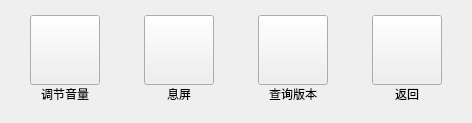
       <widget class="QWidget" name="controlOtherSetPage">
        <layout class="QHBoxLayout" name="horizontalLayout_7">
         <property name="spacing">
          <number>44</number>
         </property>
         <property name="leftMargin">
          <number>30</number>
         </property>
         <property name="topMargin">
          <number>15</number>
         </property>
         <property name="rightMargin">
          <number>30</number>
         </property>
         <property name="bottomMargin">
          <number>20</number>
         </property>
         <item>
          <layout class="QVBoxLayout" name="verticalLayout_19">
           <property name="spacing">
            <number>0</number>
           </property>
           <item>
            <widget class="QPushButton" name="voiceAdjustBtn">
             <property name="minimumSize">
              <size>
               <width>70</width>
               <height>70</height>
              </size>
             </property>
             <property name="maximumSize">
              <size>
               <width>70</width>
               <height>70</height>
              </size>
             </property>
             <property name="text">
              <string/>
             </property>
             <property name="autoRepeatDelay">
              <number>500</number>
             </property>
             <property name="autoRepeatInterval">
              <number>200</number>
             </property>
            </widget>
           </item>
           <item>
            <widget class="QLabel" name="voiceAdjustBtnLabel">
             <property name="maximumSize">
              <size>
               <width>70</width>
               <height>16777215</height>
              </size>
             </property>
             <property name="text">
              <string>调节音量</string>
             </property>
             <property name="alignment">
              <set>Qt::AlignCenter</set>
             </property>
            </widget>
           </item>
          </layout>
         </item>
         <item>
          <layout class="QVBoxLayout" name="verticalLayout_20">
           <property name="spacing">
            <number>0</number>
           </property>
           <item>
            <widget class="QPushButton" name="brightAdjustBtn">
             <property name="minimumSize">
              <size>
               <width>70</width>
               <height>70</height>
              </size>
             </property>
             <property name="maximumSize">
              <size>
               <width>70</width>
               <height>70</height>
              </size>
             </property>
             <property name="text">
              <string/>
             </property>
             <property name="autoRepeatDelay">
              <number>500</number>
             </property>
             <property name="autoRepeatInterval">
              <number>200</number>
             </property>
            </widget>
           </item>
           <item>
            <widget class="QLabel" name="brightAdjustBtnLabel">
             <property name="maximumSize">
              <size>
               <width>70</width>
               <height>16777215</height>
              </size>
             </property>
             <property name="text">
              <string>息屏</string>
             </property>
             <property name="alignment">
              <set>Qt::AlignCenter</set>
             </property>
            </widget>
           </item>
          </layout>
         </item>
         <item>
          <layout class="QVBoxLayout" name="verticalLayout_21">
           <property name="spacing">
            <number>0</number>
           </property>
           <item>
            <widget class="QPushButton" name="editionBtn">
             <property name="minimumSize">
              <size>
               <width>70</width>
               <height>70</height>
              </size>
             </property>
             <property name="maximumSize">
              <size>
               <width>70</width>
               <height>70</height>
              </size>
             </property>
             <property name="text">
              <string/>
             </property>
             <property name="autoRepeatDelay">
              <number>500</number>
             </property>
             <property name="autoRepeatInterval">
              <number>200</number>
             </property>
            </widget>
           </item>
           <item>
            <widget class="QLabel" name="editionBtnLabel">
             <property name="maximumSize">
              <size>
               <width>70</width>
               <height>16777215</height>
              </size>
             </property>
             <property name="text">
              <string>查询版本</string>
             </property>
             <property name="alignment">
              <set>Qt::AlignCenter</set>
             </property>
            </widget>
           </item>
          </layout>
         </item>
         <item>
          <layout class="QVBoxLayout" name="verticalLayout_22">
           <property name="spacing">
            <number>0</number>
           </property>
           <item>
            <widget class="QPushButton" name="otherSetBackBtn">
             <property name="minimumSize">
              <size>
               <width>70</width>
               <height>70</height>
              </size>
             </property>
             <property name="maximumSize">
              <size>
               <width>70</width>
               <height>70</height>
              </size>
             </property>
             <property name="text">
              <string/>
             </property>
             <property name="autoRepeatDelay">
              <number>500</number>
             </property>
             <property name="autoRepeatInterval">
              <number>200</number>
             </property>
            </widget>
           </item>
           <item>
            <widget class="QLabel" name="otherSetBackBtnLabel">
             <property name="maximumSize">
              <size>
               <width>70</width>
               <height>16777215</height>
              </size>
             </property>
             <property name="text">
              <string>返回</string>
             </property>
             <property name="alignment">
              <set>Qt::AlignCenter</set>
             </property>
            </widget>
           </item>
          </layout>
         </item>
        </layout>
       </widget>
